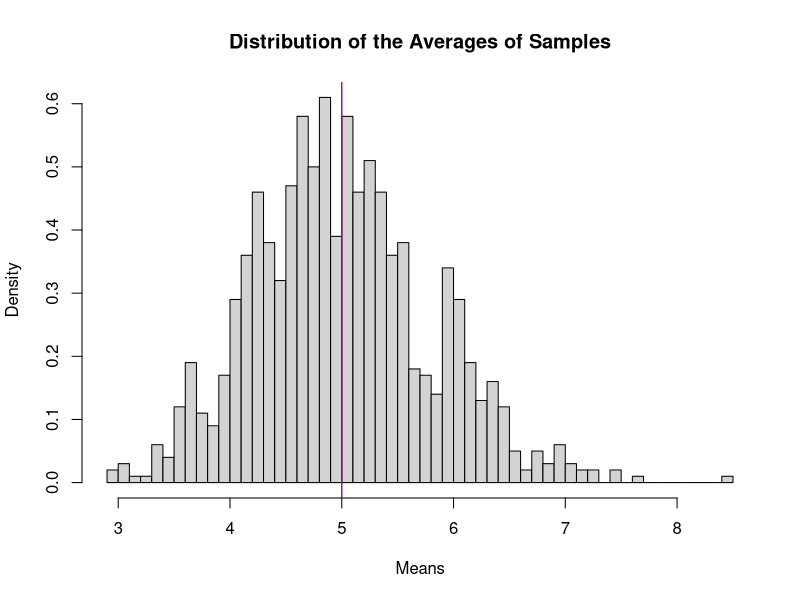
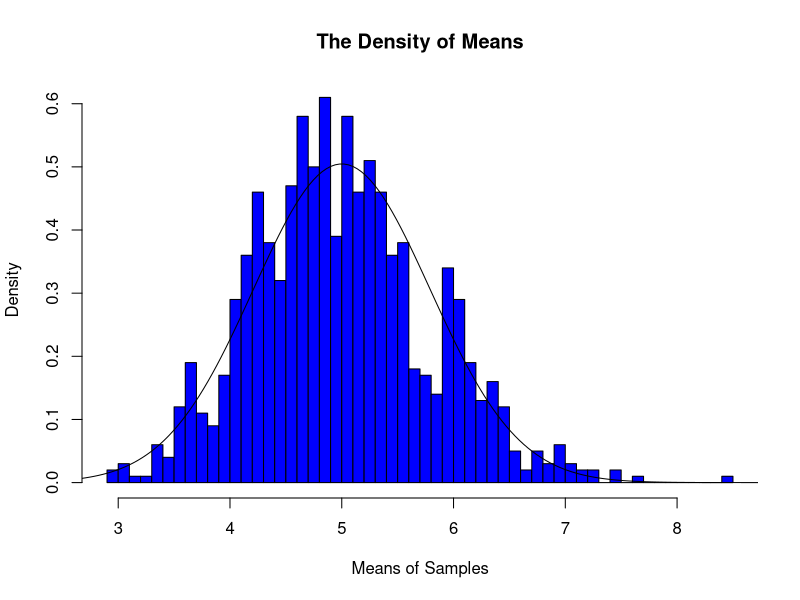

These charts were generated, in order, by the following R code:
## ---- chunk 1
knitr::opts_chunk$set(warnings=FALSE, message=FALSE, echo = TRUE)
## ---- chunk 2
set.seed(100)
lambda <- 0.2
num_sim <- 1000
n <- 40

# Perform simulation
simulation <- matrix(rexp(num_sim *n, lambda), num_sim, n)
## ---- chunk 3
# Find the means of the samples
row_means <- rowMeans(simulation)
# Find the mean of the means
sample_mean <- mean(row_means)
# Find the Theoretical mean
mean_theo <- 1/lambda
sample_mean
mean_theo
## ---- chunk 4
hist(row_means, breaks = 40, prob = TRUE, main = "Distribution of the Averages of Samples",
     xlab = "Means")
# Sample mean
abline(v = sample_mean, col = "blue")
# Theoretical mean
abline(v = 1/lambda, col = "red")
## ---- chunk 5
sample_variance <- sd(row_means)^2
theoretical_variance <- ((1/lambda)/sqrt(n))^2
# Call both values
sample_variance
theoretical_variance
## ---- chunk 6
x <- seq(0,10,length = 256)
y <- dnorm(x, mean = 1/lambda, sd = 1/lambda/sqrt(n))
hist(row_means, breaks = 40, prob = T, col = "blue", main = "The Density of Means", xlab = "Means of Samples", ylab = "Density")
lines(x, y, pch = 22, col = "black")
